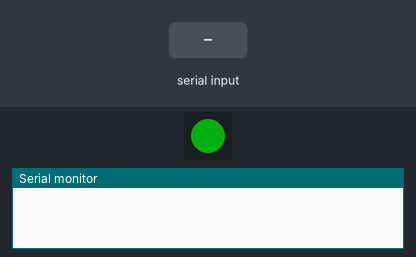
This sketch was run on a simulated Arduino Uno, built with avr-gcc and run on an emulated ATmega328P. On the bench: 1 RGB LEDs in strip order, left to right, the last lines printed to the serial monitor. The test bench sets the inputs (shaded band). Dim RGB values are drawn brighter than linear.

Above: at 1.26 s.
1.3 s: "a" received over Serial
At 1.7 s:
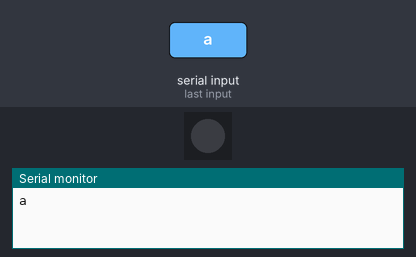
4.3 s: "i" received over Serial
At 5.2 s:
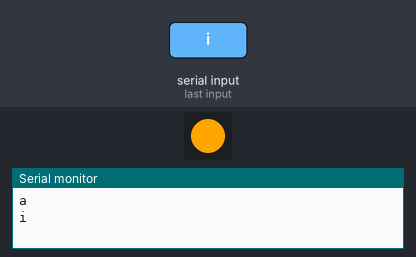
7.3 s: "r" received over Serial
At 9.8 s:
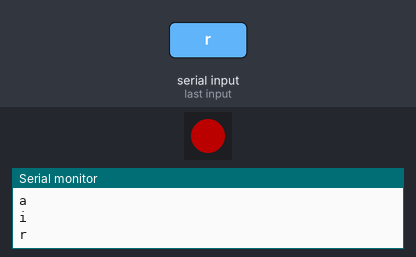
10.3 s: "g" received over Serial
At 10.66 s:
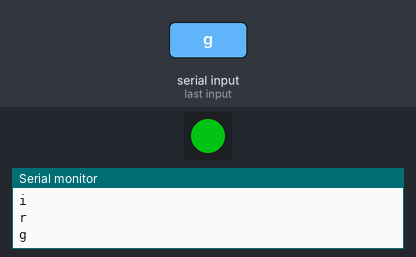
13.3 s: "1" received over Serial
At 16.48 s:
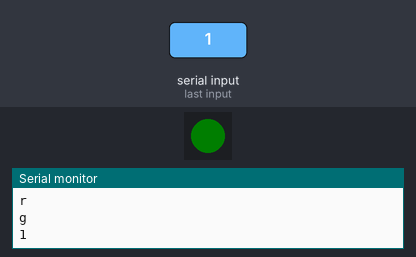
Timing chart, 0 to 17.3 s (numbered marks = the images above; inputs shaded):
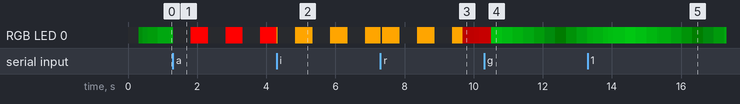

The sketch:

Savar.ino
```cpp
#include <PololuLedStrip.h>

// Create an ledStrip object and specify the pin it will use.
PololuLedStrip<13> ledStrip;

// Create a buffer for holding the colors (3 bytes per color).
#define LED_COUNT 1
rgb_color colors[LED_COUNT];

// Color to display
uint32_t color;
uint32_t v = 0;
uint32_t h;

// recieve by serial
char serial_recv;

// mode
bool isRoot = false;

// AlertCount
unsigned long cntTimer =    0;
unsigned long tmpTime  =    0;
int blinkTime          =  500; // msec
#define COUNT_INFORM      500; // count
#define COUNT_ALERT      1000; // count

void setup()
{
  Serial.begin(9600);
}

// Converts a color from HSV to RGB.
// h is hue, as a number between 0 and 360.
// s is the saturation, as a number between 0 and 255.
// v is the value, as a number between 0 and 255.
rgb_color hsvToRgb(uint16_t h, uint8_t s, uint8_t v)
{
    uint8_t f = (h % 60) * 255 / 60;
    uint8_t p = (255 - s) * (uint16_t)v / 255;
    uint8_t q = (255 - f * (uint16_t)s / 255) * (uint16_t)v / 255;
    uint8_t t = (255 - (255 - f) * (uint16_t)s / 255) * (uint16_t)v / 255;
    uint8_t r = 0, g = 0, b = 0;
    switch((h / 60) % 6){
        case 0: r = v; g = t; b = p; break;
        case 1: r = q; g = v; b = p; break;
        case 2: r = p; g = v; b = t; break;
        case 3: r = p; g = q; b = v; break;
        case 4: r = t; g = p; b = v; break;
        case 5: r = v; g = p; b = q; break;
    }
    return (rgb_color){r, g, b};
}

void loop()
{
  while(Serial.available() > 0) {
    serial_recv = Serial.read(); // シリアル通信を受信
    switch(serial_recv){
    case 'r':
      // mode RED
      isRoot = true;
      v = 0;
      break;
    case 'g':
      // mode GREEN
      isRoot = false;
      v = 0;
      break;
    case 'a':
      // mode ALERT
      cntTimer = COUNT_ALERT;
      color = 0; // RED
      break;
    case 'i':
      // mode INFORMATION
      cntTimer = COUNT_INFORM;
      color = 39; // YELLOW
      break;
    }
    Serial.println(serial_recv);
  }

  // Update the colors.
  uint16_t time = millis() >> 2;
  byte x = (time >> 2) - (0 << 3);

  if (cntTimer > 0) {
    // Alert or Information受信時
    cntTimer--;
    if (millis() - tmpTime > blinkTime) {
      tmpTime = millis();
      if (v == 0) {
        v = 255;
      } else {
        v = 0;
      }
    }
    colors[0] = hsvToRgb(color, 255, v);
  } else {
    v = (uint32_t)x * 200 / 256; // 明るさ 100が最大
    h = (isRoot ? 0 : 126); // 色彩 赤:0 黄色:126
    if (v > 100) {
      colors[0] = hsvToRgb(h, 255, 200 - v);
    } else {
      colors[0] = hsvToRgb(h, 255, v);
    }
  }

  // Write the colors to the LED strip.
  ledStrip.write(colors, LED_COUNT);

  delay(10);
}
```
